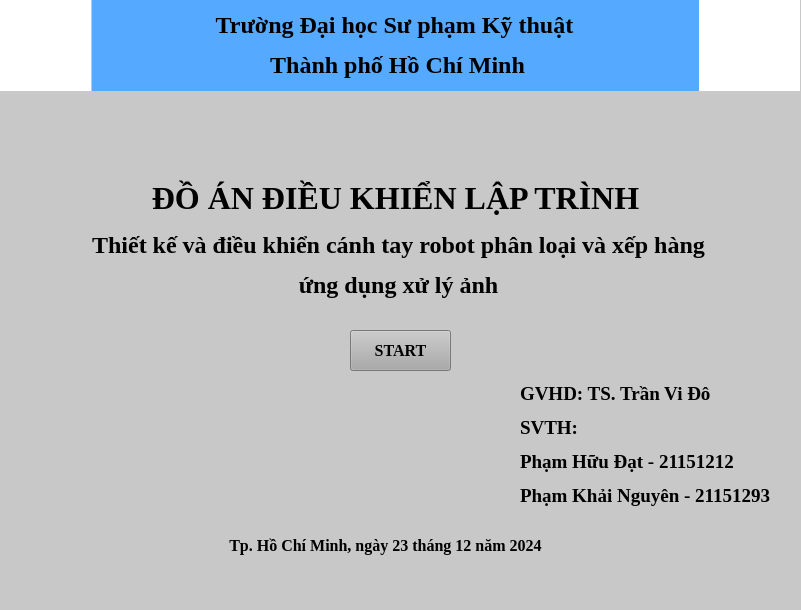
<?xml version="1.0" encoding="UTF-8"?>
<ui version="4.0">
 <class>MainWindow</class>
 <widget class="QMainWindow" name="MainWindow">
  <property name="geometry">
   <rect>
    <x>0</x>
    <y>0</y>
    <width>801</width>
    <height>610</height>
   </rect>
  </property>
  <property name="windowTitle">
   <string>MainWindow</string>
  </property>
  <property name="styleSheet">
   <string notr="true">background-color: rgb(200, 200, 200);</string>
  </property>
  <widget class="QWidget" name="centralwidget">
   <widget class="QLabel" name="label_school">
    <property name="geometry">
     <rect>
      <x>92</x>
      <y>0</y>
      <width>611</width>
      <height>91</height>
     </rect>
    </property>
    <property name="font">
     <font>
      <family>Times New Roman</family>
      <pointsize>18</pointsize>
      <bold>true</bold>
     </font>
    </property>
    <property name="layoutDirection">
     <enum>Qt::LayoutDirection::LeftToRight</enum>
    </property>
    <property name="styleSheet">
     <string notr="true">background-color: rgb(85, 170, 255);</string>
    </property>
    <property name="text">
     <string>&lt;html&gt;&lt;head/&gt;&lt;body&gt;&lt;p&gt;Trường Đại học Sư phạm Kỹ thuật &lt;/p&gt;&lt;p&gt;Thành phố Hồ Chí Minh&lt;/p&gt;&lt;/body&gt;&lt;/html&gt;</string>
    </property>
    <property name="alignment">
     <set>Qt::AlignmentFlag::AlignCenter</set>
    </property>
   </widget>
   <widget class="QLabel" name="label_logo_khoa">
    <property name="geometry">
     <rect>
      <x>699</x>
      <y>0</y>
      <width>101</width>
      <height>91</height>
     </rect>
    </property>
    <property name="styleSheet">
     <string notr="true">border-image: url(:/logo/logo_khoa.png);
background-color: rgb(255, 255, 255);</string>
    </property>
    <property name="text">
     <string/>
    </property>
   </widget>
   <widget class="QLabel" name="label_logo_truong">
    <property name="geometry">
     <rect>
      <x>0</x>
      <y>0</y>
      <width>91</width>
      <height>91</height>
     </rect>
    </property>
    <property name="styleSheet">
     <string notr="true">border-image: url(:/logo/logo_truong.png);
background-color: rgb(255, 255, 255);</string>
    </property>
    <property name="text">
     <string/>
    </property>
   </widget>
   <widget class="QLabel" name="label_monhoc">
    <property name="geometry">
     <rect>
      <x>110</x>
      <y>153</y>
      <width>571</width>
      <height>91</height>
     </rect>
    </property>
    <property name="font">
     <font>
      <family>Times New Roman</family>
      <pointsize>24</pointsize>
      <bold>true</bold>
     </font>
    </property>
    <property name="layoutDirection">
     <enum>Qt::LayoutDirection::LeftToRight</enum>
    </property>
    <property name="styleSheet">
     <string notr="true"/>
    </property>
    <property name="text">
     <string>&lt;html&gt;&lt;head/&gt;&lt;body&gt;&lt;p&gt;ĐỒ ÁN ĐIỀU KHIỂN LẬP TRÌNH&lt;/p&gt;&lt;/body&gt;&lt;/html&gt;</string>
    </property>
    <property name="alignment">
     <set>Qt::AlignmentFlag::AlignCenter</set>
    </property>
   </widget>
   <widget class="QLabel" name="label_detai">
    <property name="geometry">
     <rect>
      <x>78</x>
      <y>220</y>
      <width>641</width>
      <height>91</height>
     </rect>
    </property>
    <property name="font">
     <font>
      <family>Times New Roman</family>
      <pointsize>18</pointsize>
      <bold>true</bold>
     </font>
    </property>
    <property name="layoutDirection">
     <enum>Qt::LayoutDirection::LeftToRight</enum>
    </property>
    <property name="styleSheet">
     <string notr="true"/>
    </property>
    <property name="text">
     <string>&lt;html&gt;&lt;head/&gt;&lt;body&gt;&lt;p&gt;Thiết kế và điều khiển cánh tay robot phân loại và xếp hàng&lt;/p&gt;&lt;p&gt;ứng dụng xử lý ảnh&lt;/p&gt;&lt;/body&gt;&lt;/html&gt;</string>
    </property>
    <property name="alignment">
     <set>Qt::AlignmentFlag::AlignCenter</set>
    </property>
   </widget>
   <widget class="QLabel" name="label_ten">
    <property name="geometry">
     <rect>
      <x>520</x>
      <y>380</y>
      <width>261</width>
      <height>131</height>
     </rect>
    </property>
    <property name="font">
     <font>
      <family>Times New Roman</family>
      <pointsize>14</pointsize>
      <bold>true</bold>
     </font>
    </property>
    <property name="layoutDirection">
     <enum>Qt::LayoutDirection::LeftToRight</enum>
    </property>
    <property name="styleSheet">
     <string notr="true"/>
    </property>
    <property name="text">
     <string>&lt;html&gt;&lt;head/&gt;&lt;body&gt;&lt;p&gt;GVHD: TS. Trần Vi Đô&lt;/p&gt;&lt;p&gt;SVTH: &lt;/p&gt;&lt;p&gt;Phạm Hữu Đạt - 21151212&lt;/p&gt;&lt;p&gt;Phạm Khải Nguyên - 21151293&lt;/p&gt;&lt;/body&gt;&lt;/html&gt;</string>
    </property>
    <property name="alignment">
     <set>Qt::AlignmentFlag::AlignLeading|Qt::AlignmentFlag::AlignLeft|Qt::AlignmentFlag::AlignVCenter</set>
    </property>
   </widget>
   <widget class="QLabel" name="label_thoigian">
    <property name="geometry">
     <rect>
      <x>210</x>
      <y>530</y>
      <width>351</width>
      <height>31</height>
     </rect>
    </property>
    <property name="font">
     <font>
      <family>Times New Roman</family>
      <pointsize>12</pointsize>
      <bold>true</bold>
     </font>
    </property>
    <property name="layoutDirection">
     <enum>Qt::LayoutDirection::LeftToRight</enum>
    </property>
    <property name="styleSheet">
     <string notr="true"/>
    </property>
    <property name="text">
     <string>&lt;html&gt;&lt;head/&gt;&lt;body&gt;&lt;p&gt;Tp. Hồ Chí Minh, ngày 23 tháng 12 năm 2024&lt;/p&gt;&lt;/body&gt;&lt;/html&gt;</string>
    </property>
    <property name="alignment">
     <set>Qt::AlignmentFlag::AlignCenter</set>
    </property>
   </widget>
   <widget class="QPushButton" name="start_btn">
    <property name="geometry">
     <rect>
      <x>350</x>
      <y>330</y>
      <width>101</width>
      <height>41</height>
     </rect>
    </property>
    <property name="font">
     <font>
      <family>Times New Roman</family>
      <pointsize>12</pointsize>
      <bold>true</bold>
     </font>
    </property>
    <property name="styleSheet">
     <string notr="true">background-color: rgb(170, 170, 170);</string>
    </property>
    <property name="text">
     <string>START</string>
    </property>
   </widget>
  </widget>
  <widget class="QMenuBar" name="menubar">
   <property name="geometry">
    <rect>
     <x>0</x>
     <y>0</y>
     <width>801</width>
     <height>33</height>
    </rect>
   </property>
  </widget>
  <widget class="QStatusBar" name="statusbar"/>
 </widget>
 <resources>
  <include location="image.qrc"/>
 </resources>
 <connections/>
</ui>
